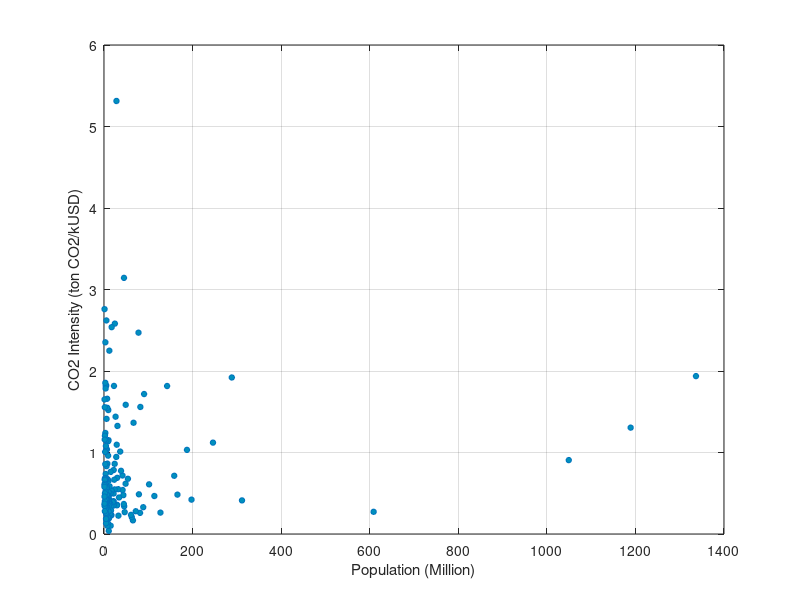

Here is the MATLAB script that generated this plot: (Note: this script raises an error after producing the figure.)
% source EIA website (http://www.eia.gov/cfapps/ipdbproject/IEDIndex3.cfm?tid=93&pid=44&aid=33)

clear
clc
close all

data = [
%population (million), CO2 intensity (ton CO2/kUSD)
1336.71801	1.93722 %China
1189.17291	1.30508 %India
1049.47859	0.90665 %Africa
608.85225	0.27229 %Europe
311.59192	0.4123  %USA
288.49886	1.92046
246.06516	1.12107
197.5955	0.42157
187.34272	1.03222
165.82257	0.48305
158.57054	0.71431
142.52559	1.81573
127.46954	0.26249
113.72423	0.46608
101.83394	0.60931
90.54939	1.71724
88.58876	0.32915
82.07964	1.5588
81.47183	0.25935
78.78555	0.48713
77.89122	2.47036
71.71287	0.27961
66.72015	1.36483
65.29609	0.16721
62.69836	0.20777
61.0168	0.23496
53.9998	0.67742
49.00403	1.58518
48.75466	0.61688
46.75478	0.26804
45.59086	0.33987
45.13471	3.14279
44.72554	0.36813
43.69745	0.47715
41.9435	0.53959
41.76973	0.7179
38.44159	0.77543
36.65429	1.01136
34.03059	0.44804
32.56022	0.2247
31.96836	0.55036
30.39957	1.32587
29.75757	0.68911
29.39188	0.35793
29.24894	0.35208
28.72861	1.09538
28.1286	5.31298
27.63574	0.9455
26.1317	1.43916
24.45749	2.58137
24.13349	0.86078
24.10786	0.54714
23.17427	0.6659
22.94886	0.36448
22.51775	1.81689
21.90455	0.78519
21.76671	0.49689
21.50416	0.39985
21.42095	0.3487
21.28391	0.40203
19.71129	0.39
17.54473	0.52877
17.30451	2.53782
16.91502	0.53092
16.75146	0.231
16.65373	0.34431
15.87925	0.23405
15.80175	0.28899
15.0324	0.10151
15.00734	0.76195
14.70172	0.49586
13.82446	0.37373
13.4246	0.2499
12.6438	0.58436
12.0843	2.24932
11.37043	0.19353
11.08733	0.42787
10.76031	0.27614
10.76014	0.38716
10.75895	0.03784
10.62919	0.51326
10.60101	0.38412
10.43148	0.34359
10.21619	0.19289
10.19021	0.65208
10.11868	1.1519
9.97606	0.47064
9.95665	0.41871
9.92564	0.46133
9.71993	0.44546
9.66151	1.521
9.39728	1.1378
9.32503	0.96143
9.08873	0.13054
8.21728	0.20634
8.14356	0.67121
7.8501	0.10016
7.6272	0.86358
7.47305	0.43454
7.31056	1.54797
7.12251	0.4163
7.09364	1.6593
6.77199	0.57942
6.50827	1.03942
6.47721	0.33904
6.45906	0.39243
6.18759	0.48231
6.07177	0.33876
5.93948	0.42023
5.76716	1.41235
5.6663	0.83261
5.52989	0.17363
5.47704	0.56545
5.45078	2.62039
5.36367	0.67423
5.25925	0.24284
5.24679	1.14769
5.14866	1.02768
4.9975	1.82245
4.95003	0.18696
4.69185	0.13185
4.67098	0.18553
4.58587	0.68001
4.57656	0.25951
4.4838	0.37812
4.29035	0.30972
4.24393	1.08
4.22571	0.42148
4.1431	0.68297
3.88236	1.82009
3.78676	0.7362
3.70669	0.35764
3.69412	1.7857
3.53555	0.52263
3.46046	0.68424
3.30854	0.33923
3.28163	0.68602
3.13332	2.35236
3.02796	1.23959
2.99467	0.3816
2.96798	1.85475
2.86838	0.85684
2.59563	1.00755
2.20471	0.4993
2.14759	0.35697
2.07733	1.20607
2.0654	0.36597
2.00009	0.40593
1.92489	0.27977
1.84926	0.67827
1.82563	1.55598
1.79786	0.66373
1.59668	1.15838
1.57667	0.6157
1.37042	0.34538
1.30372	0.59948
1.28296	0.37302
1.22751	2.75934
1.2147	1.65099
1.12049	0.45901
1.11542	0.57839
];

%%
figure(100); clf;
plot(data(:,1), data(:,2), 'o', 'markersize', 4, 'markerf', [0 0.5647 0.7412]);
xlabel('Population (Million)');
ylabel('CO2 Intensity (ton CO2/kUSD)');
grid on;
defaultratio;

hold on;
China = 1;
India = 2;
Africa = 3;
Europe = 4;
USA = 5;

text(data(China,1), data(China,2)+0.25, 'China', 'fontsize', 9, 'horizontalalignment', 'center')
text(data(India,1), data(India,2)+0.25, 'India', 'fontsize', 9, 'horizontalalignment', 'center')
text(data(USA,1), data(USA,2)+0.25, 'US', 'fontsize', 9, 'horizontalalignment', 'center')
text(data(Africa,1), data(Africa,2)+0.25, 'Africa', 'fontsize', 9, 'horizontalalignment', 'center')
text(data(Europe,1), data(Europe,2)+0.25, 'Europe', 'fontsize', 9, 'horizontalalignment', 'center')

export_fig CO2int_vs_population;

